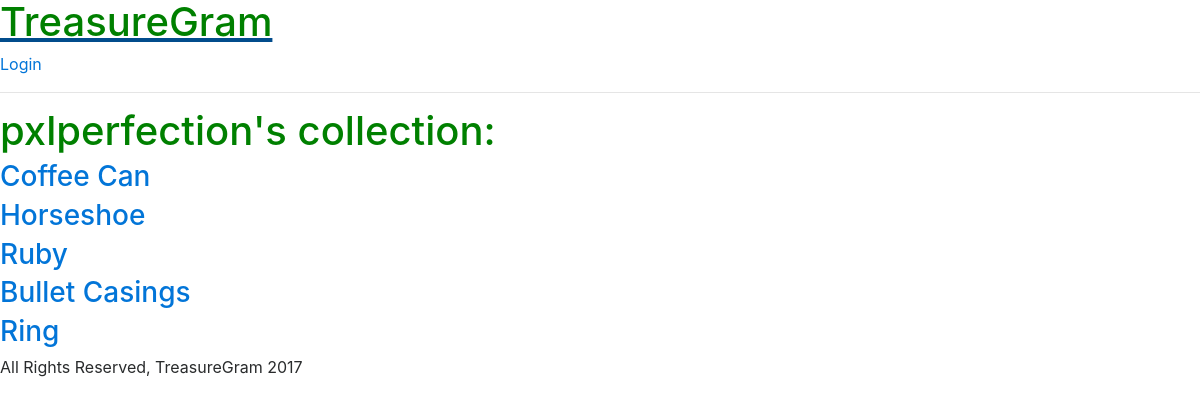
Page /user/pxlperfection/ on the committed database.
### main_app/models.py (models this page shows, shortened)
class Treasure(models.Model):
    user = models.ForeignKey(User)
    name = models.CharField(max_length=100)
    value = models.DecimalField(max_digits=10, decimal_places=2)
    material = models.CharField(max_length=100)
    location = models.CharField(max_length=100)
    likes = models.IntegerField(default=0)

### main_app/views.py (the view)
# urls.py: url(r'^user/(\w+)/$', views.profile, name='profile'),
def profile(request, username):
    user = User.objects.get(username=username)
    treasures = Treasure.objects.filter(user=user)
    return render(request, 'profile.html', {'username': username, 'treasures': treasures})

### main_app/templates/profile.html
{% extends 'base.html' %}
{% load staticfiles %}
{% block content %}
<h1>{{ username }}'s collection:</h1>
{% for treasure in treasures %}
<a href="/{{treasure.id}}">
  <h3>{{ treasure.name }}</h3>
</a>
{% endfor %}
{% endblock %}

### main_app/static/style.css (style rules this page uses)
h1 { color: green; }

### rows in the picture
Treasure: name "Coffee Can"
Treasure: name "Horseshoe"
Treasure: name "Ruby"
Treasure: name "Bullet Casings"
Treasure: name "Ring"

### other values in the picture
{{ username }} "pxlperfection"
